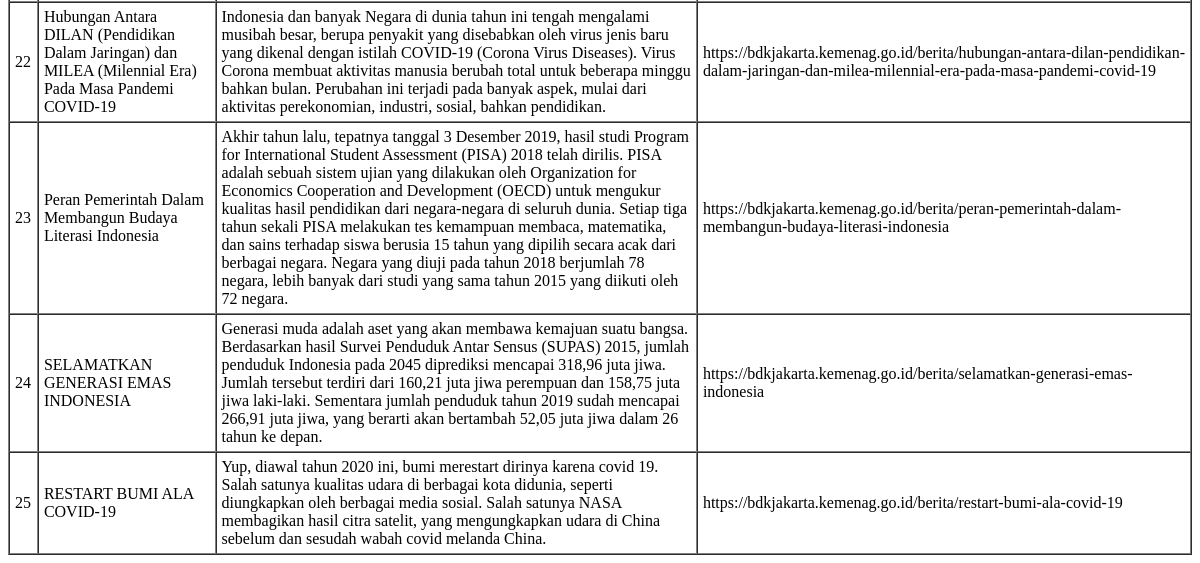
The page /lihatberita.php (lower part) on the database as committed earlier.
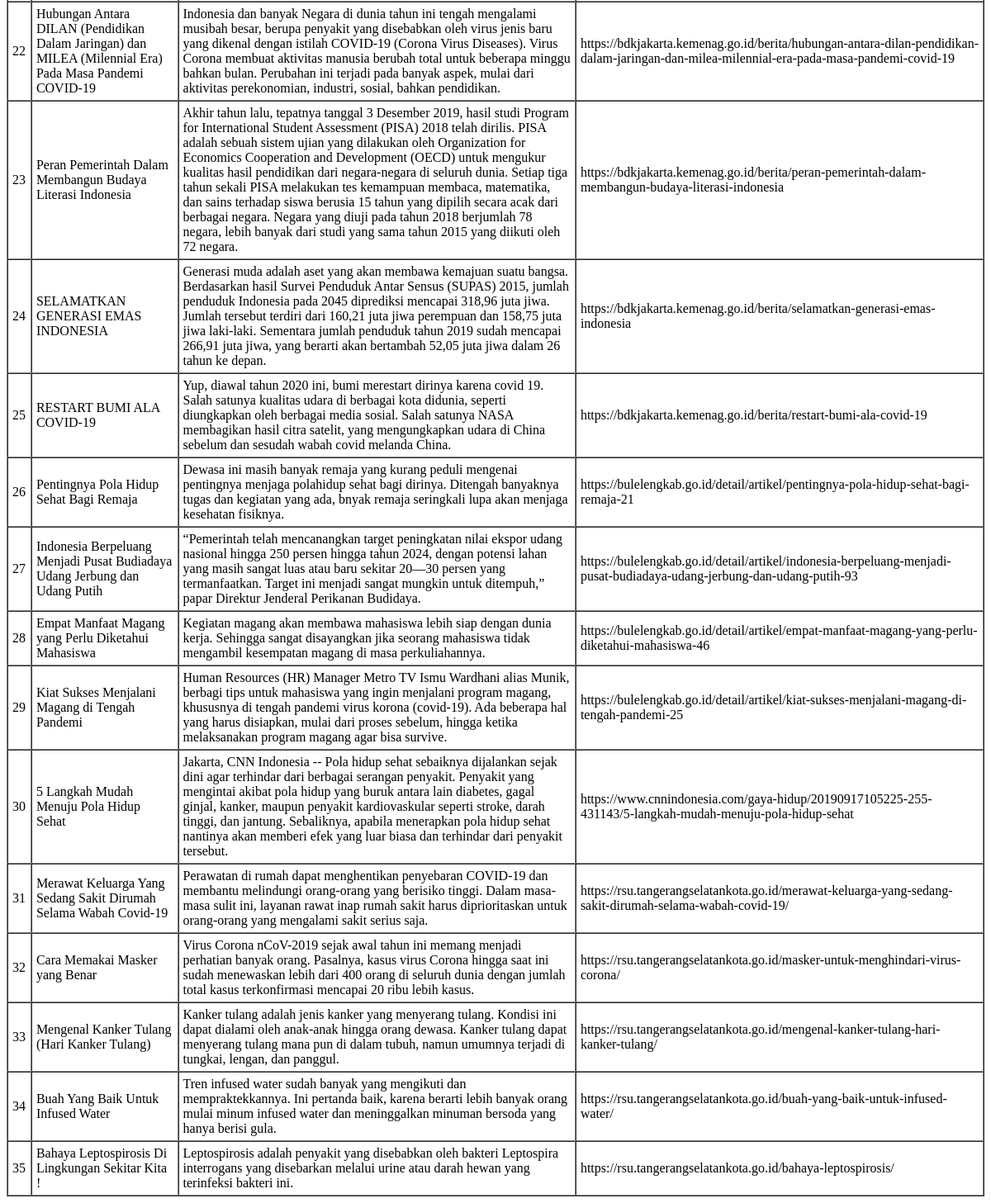
The same page on the database as committed later.
### tables this page shows
CREATE TABLE `berita`  (
  `id` int(5) NOT NULL AUTO_INCREMENT,
  `judul` tinytext NOT NULL,
  `isi` text NOT NULL,
  `url` text NOT NULL,
  INDEX `hasil`(`id`) USING BTREE
);

### lihatberita.php (the view, shortened to what this page needs)
<table border=1 cellpadding=5 cellspacing=0>
<?php
include "index.php";
include "koneksi.php";
$query = "SELECT * FROM berita";
$result = mysqli_query($koneksi,$query);
while($row = mysqli_fetch_array($result)){
echo "<tr>";
$id1 = $row['id'];
$judul1 = $row['judul'];
$isi1 = $row['isi'];
$url1 = $row['url'];
echo "<td><font color=blue></font>" .  $id1 . "<br></td>";
echo "<td><font color=blue></font>" .  $judul1 . "<br></td>";
echo "<td><font color=blue></font>" .  $isi1 . "<br></td>";
echo "<td><font color=blue></font>" .  $url1 . "<br></td>";
echo "</tr>";
}
?>

### index.php (shortened to what this page needs)
<html>
<head>
</head>
<body>
</body>
</html>

### koneksi.php
<?php
$host  = "localhost";
$username  = "root";
$password  = "";
$database  = "stki";
$koneksi  = mysqli_connect($host,  $username,  $password, $database);
$pilihdatabase  = mysqli_select_db($koneksi, "stki");
if  ($pilihdatabase) echo "<h3>Koneksi Berhasil </h3><hr><br/>";
else echo "Koneksi Gagal <br/>";
?>

Rows that differ between the two databases and show on the page:
added berita: id "26", judul "Pentingnya Pola Hidup Sehat Bagi Remaja", isi "Dewasa ini masih banyak remaja yang kurang peduli mengenai pentingnya menjaga polahidup sehat bagi dirinya. Ditengah banyaknya tugas dan kegiatan yang ada, bnyak remaja seringkali lupa akan menjaga kesehatan fisiknya.", url "https://bulelengkab.go.id/detail/artikel/pentingnya-pola-hidup-sehat-bagi-remaja-21"
added berita: id "27", judul "Indonesia Berpeluang Menjadi Pusat Budiadaya Udang Jerbung dan Udang Putih", isi "“Pemerintah telah mencanangkan target peningkatan nilai ekspor udang nasional hingga 250 persen hingga tahun 2024, dengan potensi lahan yang masih sangat luas atau baru sekitar 20—30 persen yang termanfaatkan. Target ini menjadi sangat mungkin untuk ditempuh,” papar Direktur Jenderal Perikanan Budidaya.", url "https://bulelengkab.go.id/detail/artikel/indonesia-berpeluang-menjadi-pusat-budiadaya-udang-jerbung-dan-udang-putih-93"
added berita: id "28", judul "Empat Manfaat Magang yang Perlu Diketahui Mahasiswa", isi "Kegiatan magang akan membawa mahasiswa lebih siap dengan dunia kerja. Sehingga sangat disayangkan jika seorang mahasiswa tidak mengambil kesempatan magang di masa perkuliahannya.", url "https://bulelengkab.go.id/detail/artikel/empat-manfaat-magang-yang-perlu-diketahui-mahasiswa-46"
added berita: id "29", judul "Kiat Sukses Menjalani Magang di Tengah Pandemi", isi "Human Resources (HR) Manager Metro TV Ismu Wardhani alias Munik, berbagi tips untuk mahasiswa yang ingin menjalani program magang, khususnya di tengah pandemi virus korona (covid-19). Ada beberapa hal yang harus disiapkan, mulai dari proses sebelum, hingga ketika melaksanakan program magang agar bisa survive.", url "https://bulelengkab.go.id/detail/artikel/kiat-sukses-menjalani-magang-di-tengah-pandemi-25"
added berita: id "30", judul "5 Langkah Mudah Menuju Pola Hidup Sehat", isi "Jakarta, CNN Indonesia -- Pola hidup sehat sebaiknya dijalankan sejak dini agar terhindar dari berbagai serangan penyakit. Penyakit yang mengintai akibat pola hidup yang buruk antara lain diabetes, gagal ginjal, kanker, maupun penyakit kardiovaskular seperti stroke, darah tinggi, dan jantung. Sebaliknya, apabila menerapkan pola hidup sehat nantinya akan memberi efek yang luar biasa dan terhindar dari penyakit tersebut.", url "https://www.cnnindonesia.com/gaya-hidup/20190917105225-255-431143/5-langkah-mudah-menuju-pola-hidup-sehat"
added berita: id "31", judul "Merawat Keluarga Yang Sedang Sakit Dirumah Selama Wabah Covid-19", isi "Perawatan di rumah dapat menghentikan penyebaran COVID-19 dan membantu melindungi orang-orang yang berisiko tinggi. Dalam masa-masa sulit ini, layanan rawat inap rumah sakit harus diprioritaskan untuk orang-orang yang mengalami sakit serius saja.", url "https://rsu.tangerangselatankota.go.id/merawat-keluarga-yang-sedang-sakit-dirumah-selama-wabah-covid-19/"
added berita: id "32", judul "Cara Memakai Masker yang Benar", isi "Virus Corona nCoV-2019 sejak awal tahun ini memang menjadi perhatian banyak orang. Pasalnya, kasus virus Corona hingga saat ini sudah menewaskan lebih dari 400 orang di seluruh dunia dengan jumlah total kasus terkonfirmasi mencapai 20 ribu lebih kasus.", url "https://rsu.tangerangselatankota.go.id/masker-untuk-menghindari-virus-corona/"
added berita: id "33", judul "Mengenal Kanker Tulang (Hari Kanker Tulang)", isi "Kanker tulang adalah jenis kanker yang menyerang tulang. Kondisi ini dapat dialami oleh anak-anak hingga orang dewasa. Kanker tulang dapat menyerang tulang mana pun di dalam tubuh, namun umumnya terjadi di tungkai, lengan, dan panggul.", url "https://rsu.tangerangselatankota.go.id/mengenal-kanker-tulang-hari-kanker-tulang/"
added berita: id "34", judul "Buah Yang Baik Untuk Infused Water", isi "Tren infused water sudah banyak yang mengikuti dan mempraktekkannya. Ini pertanda baik, karena berarti lebih banyak orang mulai minum infused water dan meninggalkan minuman bersoda yang hanya berisi gula.", url "https://rsu.tangerangselatankota.go.id/buah-yang-baik-untuk-infused-water/"
added berita: id "35", judul "Bahaya Leptospirosis Di Lingkungan Sekitar Kita !", isi "Leptospirosis adalah penyakit yang disebabkan oleh bakteri Leptospira interrogans yang disebarkan melalui urine atau darah hewan yang terinfeksi bakteri ini.", url "https://rsu.tangerangselatankota.go.id/bahaya-leptospirosis/"
